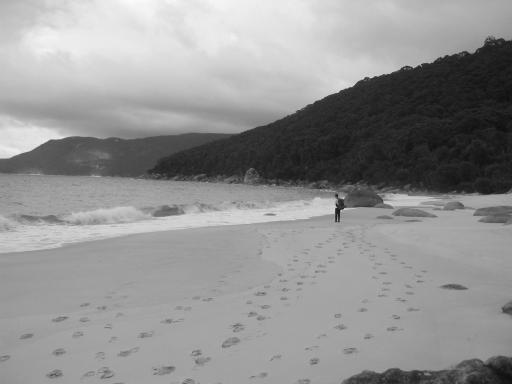
%> input picture ECE4076/Lab3/left.jpg, 512 x 384 px
$ octave task04.m   (GNU Octave 9; MATLAB toolbox functions it lacks are replaced by stand-ins)
%> lines starting %> are read from the running program, lines starting %| are printed output that depends on the picture
### ECE4076/Lab3/bilinearInterpolate.m
function [values, invalidIndicies] = bilinearInterpolate(A,coords)
% Returns the bilinear interpolation of a x,y coordinate

numCoords = length(coords);
imsizeA = size(A);

%Get discretized Coordinates:
q11 = floor(coords); %Top Left
q22 = q11 + 1;%Bottom Right

%Find Invalid Indexes:
invalidIndicies = ( q22(:,1) > imsizeA(2) ) | (q22(:,2) > imsizeA(1)) | (q11(:,1) < 1) | (q11(:,2) < 1);
% invalidCoords = coords(invalidIndexes);

default = repmat([1 1], sum(invalidIndicies),1);
q11(invalidIndicies,:) = default;
q22(invalidIndicies,:) = default;

% sub2ind works with x, y.
% Here we get the indexes to access intensity points in array A
i11 = sub2ind(imsizeA, q11(:,2),q11(:,1));
i12 = sub2ind(imsizeA, q11(:,2),q22(:,1));
i21 = sub2ind(imsizeA, q22(:,2),q11(:,1));
i22 = sub2ind(imsizeA, q22(:,2),q22(:,1));


% Compile 4 intensities in a matrix for each coordinate
surroundingIntensities = A([i11 i12 i21 i22]);
bcoeffs = zeros(numCoords, 4);
values = zeros(numCoords, 1);

for i = 1:numCoords
    if (invalidIndicies(i)==0)
        %Setup a linear matrix where each line has 1, x, y, xy
        % 4 Nearby Point Coordinates:
        mat = [1 q11(i,2) q11(i,1) (q11(i,2).*q11(i,1))
            1 q11(i,2) q22(i,1) (q11(i,2).*q22(i,1))
            1 q22(i,2) q11(i,1) (q22(i,2).*q11(i,1))
            1 q22(i,2) q22(i,1) (q22(i,2).*q22(i,1))];
        % Actual coordinates: [1 x, y, xy]
        x = [1 coords(i,2) coords(i,1) coords(i,1).*coords(i,2)];
        % Get coefficients of each
        warning off MATLAB:singularMatrix
        bcoeffs(i,:) = inv(mat).' * x';
        warning on MATLAB:singularMatrix
        % Calculate the interpolated value based on the coefficients of the 4
        % surrounding pixels
        values(i) = bcoeffs(i,:) * double(surroundingIntensities(i,:)');
    end
end

### ECE4076/Lab3/task04.m
clear; close all; clc;
left = 'left.jpg';right = 'right.jpg';
imgL = imread(left);imgR = imread(right);
%> further down, imgL is the input picture: size 384x512 uint8; min 12, max 251, mean 146
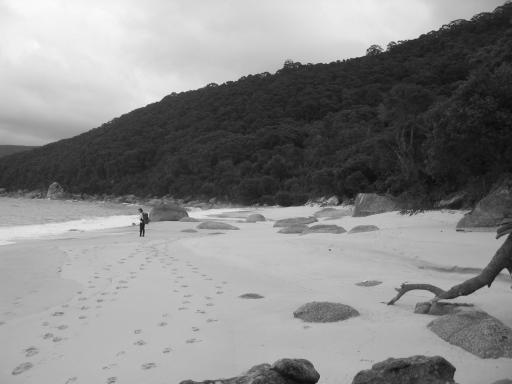
%> input picture ECE4076/Lab3/right.jpg, 512 x 384 px
%> further down, imgR is the input picture: size 384x512 uint8; min 9, max 250, mean 135.9
imsizeL = size(imgL);imsizeR = size(imgR);
%> after `imsizeL = size(imgL)`: imsizeL = [384 512]
%> after `imsizeR = size(imgR)`: imsizeR = [384 512]
xl = [
    338 197 1
    468 290 1
    253 170 1
    263 256 1
    242 136 1
    ];
coordsL = xl(:,1:2);
% Markers on Left
imgL3 = repmat(imgL,[1,1,3]);

% Apply Known Homography to Points: (How do I calculate this??)
H = [1.6010 -0.0300 -317.9341
    0.1279 1.5325 -22.5847
    0.0007 0 1.2865];
xr = (H * xl')';
% Scale points with z component
coordsR = xr(:,1:2)./xr(:,3);
% Markers on Right
imgR3 = repmat(imgR,[1,1,3]);
%Calculate Intensities
intensitiesL = imgL(sub2ind(imsizeL, coordsL(:,2), coordsL(:,1))); % sub2ind works with x, y.
%> intensitiesL = [39; 133; 78; 170; 52]
%Bilinearly Interpolate accurate intensities of pixels:
intensitiesR = bilinearInterpolate(imgR, coordsR);
%> in bilinearInterpolate, `surroundingIntensities = A([i11 i12 i21 i22]);`: surroundingIntensities = [39 70 47 80; 115 119 159 168; 121 99 88 77; 185 187 186 187; 58 63 56 58]
%> after the loop in bilinearInterpolate, `for i = 1:numCoords`: bcoeffs = [0.0767 0.153 0.258 0.513; 0.0918 0.477 0.0695 0.362; 0.307 0.0125 0.654 0.0267; 0.0675 0.641 0.0278 0.264; 0.00587 0.0917 0.0543 0.848]; mat = [1 148 44 6512; 1 148 45 6660; 1 149 44 6556; 1 149 45 6705]; values = [66.82; 139.1; 97.96; 186.8; 58.35]; x = [1 148.9 44.94 6691.7]
%> intensitiesR = [66.82; 139.1; 97.96; 186.8; 58.35]

%Create new image
newimg = zeros(imsizeL(1),2*imsizeL(2)); %height, width
%Fill LHS with left image
newimg(:,1:imsizeL(2))=imgL;
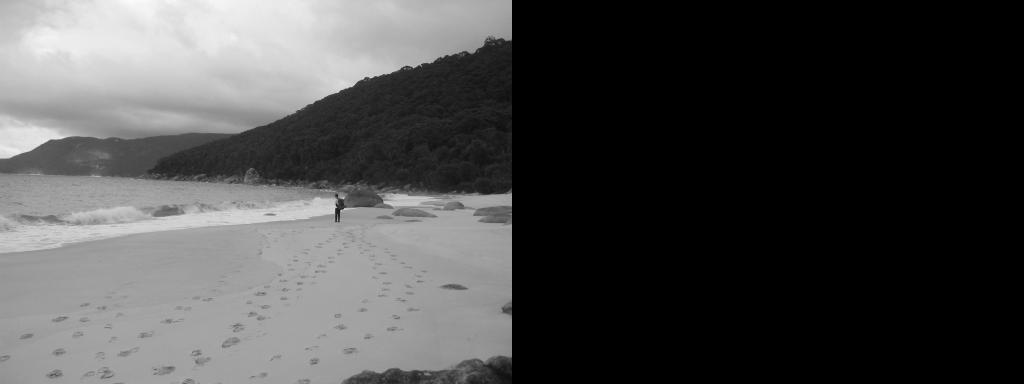
%> newimg: size 384x1024 double; min 0, max 251, mean 73

%Fill in RHS with transformed coodinates:
newxlindexes = imsizeL(1)*imsizeL(2)+1:imsizeL(1)*imsizeL(2)*2; %generate indexes
[newxl1, newxl2] = ind2sub([imsizeL(1), imsizeL(2)*2], newxlindexes); %generate coordinates
newcoordsL = [newxl2' newxl1' ones(length(newxl1),1)]; %Adds ones for homography
newxr = (H * newcoordsL')'; %Calcualte homography
newCoordsR = newxr(:,1:2)./newxr(:,3); %scale xy with z homography
[newintensitiesR, invalidIndiciesR] = bilinearInterpolate(imgR, newCoordsR); %interpolate vals
%> invalidIndiciesR = 196608 logical values, 89815 true
newimg(newxlindexes)= newintensitiesR;  %set image values
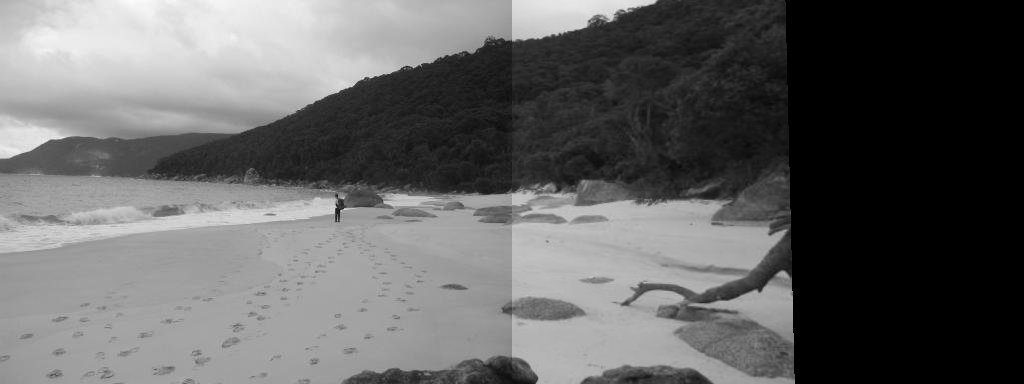
%> newimg: size 384x1024 double; min 0, max 251, mean 99.9
newimgint8 = uint8(round(newimg)); %convert into uint8 for imshow.
%> (the run ends here)
